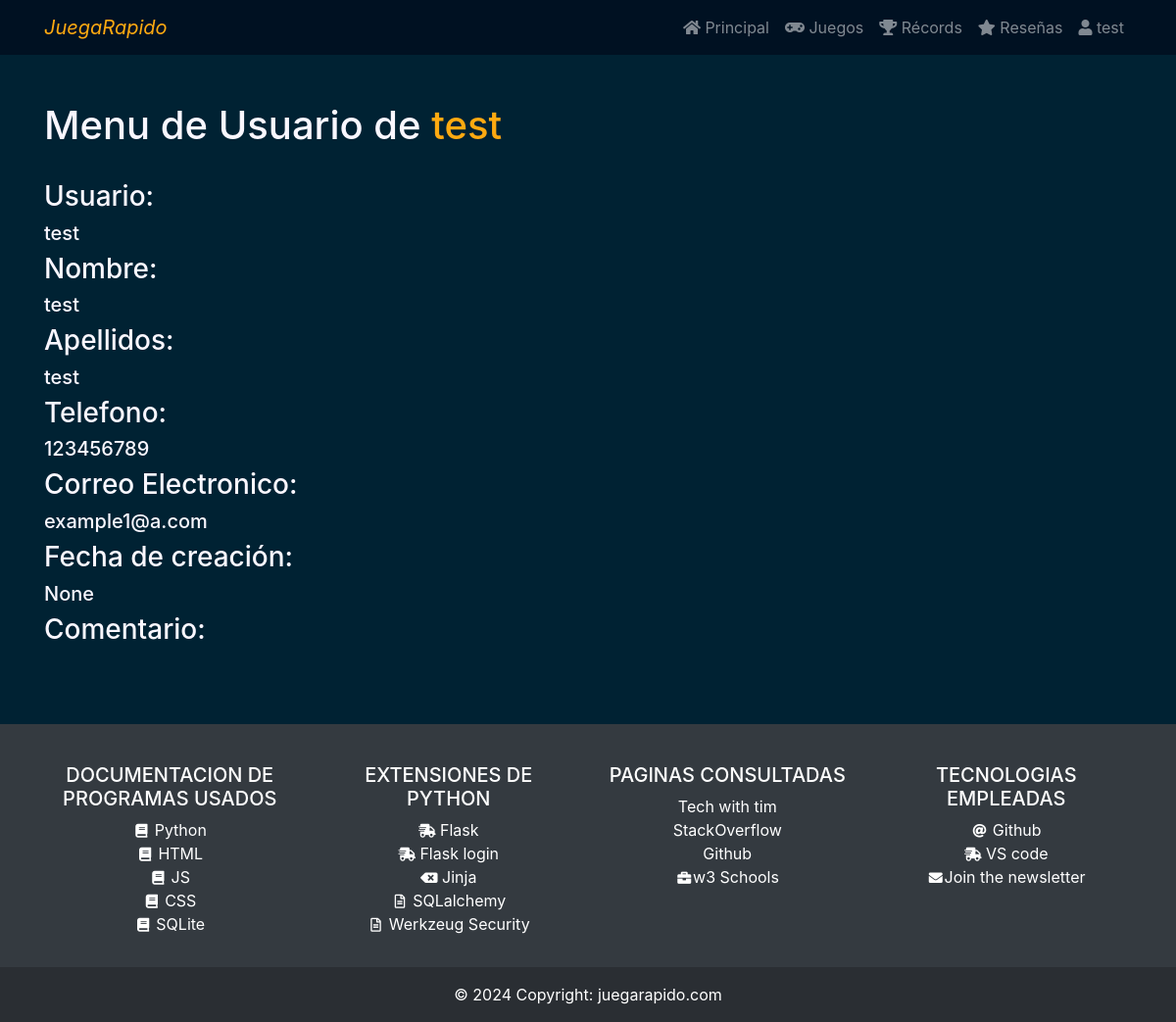
/user (signed in), run on the app's committed database.
### website/models.py (models this page shows)
class Usuarios(db.Model,UserMixin):
    id = db.Column(db.Integer, primary_key=True, unique=True)
    alias = db.Column(db.Text, unique=True)
    nombre = db.Column(db.Text)
    apellidos = db.Column(db.Text)
    telefono = db.Column(db.Text)
    contrasena = db.Column(db.Text)
    email = db.Column(db.Text)
    fecha_creacion = db.Column(db.Text)
    fecha_alta = db.Column(db.Text)
    comentario = db.Column(db.Text)
    id_tipo = db.Column(db.Integer, db.ForeignKey('tipos_usuarios.id'))
    alta = db.Column(db.Integer, db.ForeignKey('validado.id'))

### website/auth.py (the view)
@auth.route('/user',methods=['GET', 'POST'])
def user():
    return render_template('usuario.html')

### website/__init__.py (called while the page is built)
def create_app():
    from .views import views
    from .auth import auth
    app = Flask(__name__)
    app.config['SECRET_KEY'] = 'hjshjhdjah kjshkjdhjs'
    app.config['SQLALCHEMY_DATABASE_URI'] = f'sqlite:///{DB_NAME}'
    db.init_app(app)
    from .views import views
    from .auth import auth
    app.register_blueprint(views, url_prefix='/')
    app.register_blueprint(auth, url_prefix='/')
    from .models import Usuarios
    with app.app_context():
        db.create_all()
        initialize_database()
    login_manager = LoginManager()
    login_manager.login_view = 'auth.login'
    login_manager.init_app(app)
    @login_manager.user_loader
    def load_user(id):
        return Usuarios.query.get(int(id))
    return app

### website/templates/usuario.html (shortened to what this page needs)
{% extends 'base.html'%}
{%block content%}
<h1>Menu de Usuario de <orange>{{current_user.alias}}</orange></h1><br>
<h3>Usuario: </h3>
<h5>{{current_user.alias}}</h5>
<h3>Nombre: </h3>
<h5>{{current_user.nombre}}</h5>
<h3>Apellidos: </h3>
<h5>{{current_user.apellidos}}</h5>
<h3>Telefono: </h3>
<h5>{{current_user.telefono}}</h5>
<h3>Correo Electronico: </h3>
<h5>{{current_user.email}}</h5>
<h3>Fecha de creación: </h3>
<h5>{{current_user.fecha_creacion}}</h5>
<h3>Comentario: </h3>
{%endblock%}

### website/templates/base.html (shortened to what this page needs)
<!DOCTYPE html>
<html lang="en">
<head>
    <link rel="stylesheet" href="https://stackpath.bootstrapcdn.com/bootstrap/4.5.2/css/bootstrap.min.css">
    <link rel="stylesheet" href="https://cdnjs.cloudflare.com/ajax/libs/font-awesome/5.15.4/css/all.min.css">
    <link rel="stylesheet" href="{{ url_for('static', filename='style/main.css') }}">
</head>
<body>
    <nav class="navbar navbar-expand-lg navbar-dark">
        <div class="container">
            <a class="navbar-brand" href="/"><i>
                    <orange>JuegaRapido</orange>
                </i></a>
            <div class="collapse navbar-collapse" id="navbarNav">
                <ul class="navbar-nav ml-auto">
                    {%block navitems%}
                    <li class="nav-item"><a class="nav-link" href="/"><i class="fas fa-home"></i> Principal</a></li>
                    <li class="nav-item"><a class="nav-link" href="/juegos"><i class="fas fa-gamepad"></i> Juegos</a>
                    </li>
                    <li class="nav-item"><a class="nav-link" href="/puntuaciones"><i class="fas fa-trophy"></i>
                            Récords</a></li>
                    <li class="nav-item"><a class="nav-link" href="/resenas"><i class="fas fa-star"></i> Reseñas</a>
                    </li>
                    {% if current_user.alias == NULL %}
                    <li class="nav-item"><a class="nav-link" href="/signup"><i class="fas fa-user-plus"></i> Crear
                            Usuario</a></li>
                    <li class="nav-item"><a class="nav-link" href="/login"><i class="fas fa-sign-in-alt"></i> Iniciar
                            Sesion</a></li>
                    {% elif current_user.alias != NULL%}
                    <li class="nav-item dropdown">
                        <a class="nav-link" href="/user"><i class="fas fa-user"></i>{{(' '+current_user.alias)}} </a>
                    </li>
                    {% else %}
                    <li class="nav-item"><a class="nav-link" href="/signup">mknew</a></li>
                    <li class="nav-item"><a class="nav-link" href="/login">lgin</a></li>
                    {% endif %}
                    {%endblock%}
                </ul>
            </div>
        </div>
    </nav>
    <div class="container mt-5">
        <div class="row">
            <div class="col">
                {%block content%}{%endblock%}
            </div>
        </div>
    </div>
    {% block footer%}
    <footer class="bg-dark text-center text-lg-start text-white">
        <div class="container p-3">
            <div class="row mt-4">
                <div class="col-lg-3 col-md-6 mb-4 mb-md-0">
                    <h5 class="text-uppercase">Documentacion de Programas usados</h5>
                    <ul class="list-unstyled mb-0">
                        <li><a href="#!" class="text-white"><i class="fas fa-book fa-fw fa-sm me-2"></i> Python</a></li>
                        <li><a href="#!" class="text-white"><i class="fas fa-book fa-fw fa-sm me-2"></i> HTML</a></li>
                        <li><a href="#!" class="text-white"><i class="fas fa-book fa-fw fa-sm me-2"></i> JS</a></li>
                        <li><a href="#!" class="text-white"><i class="fas fa-book fa-fw fa-sm me-2"></i> CSS</a></li>
                        <li><a href="#!" class="text-white"><i class="fas fa-book fa-fw fa-sm me-2"></i> SQLite</a></li>
                    </ul>
                </div>
                <div class="col-lg-3 col-md-6 mb-4 mb-md-0">
                    <h5 class="text-uppercase">Extensiones de python</h5>
                    <ul class="list-unstyled">
                        <li><a href="#!" class="text-white"><i class="fas fa-shipping-fast fa-fw fa-sm me-2"></i> Flask</a></li>
                        <li><a href="#!" class="text-white"><i class="fas fa-shipping-fast fa-fw fa-sm me-2"></i> Flask login</a></li>
                        <li><a href="#!" class="text-white"><i class="fas fa-backspace fa-fw fa-sm me-2"></i> Jinja</a></li>
                        <li><a href="#!" class="text-white"><i class="far fa-file-alt fa-fw fa-sm me-2"></i> SQLalchemy</a></li>
                        <li><a href="#!" class="text-white"><i class="far fa-file-alt fa-fw fa-sm me-2"></i> Werkzeug Security</a></li>
                    </ul>
                </div>
                <div class="col-lg-3 col-md-6 mb-4 mb-md-0">
                    <h5 class="text-uppercase">Paginas consultadas</h5>
                    <ul class="list-unstyled">
                        <li><a href="#!" class="text-white">Tech with tim</a></li>
                        <li><a href="#!" class="text-white">StackOverflow</a></li>
                        <li><a href="#!" class="text-white">Github</a></li>
                        <li><a href="#!" class="text-white"><i class="fas fa-briefcase fa-fw fa-sm me-2"></i>w3 Schools</a></li>
                    </ul>
                </div>
                <div class="col-lg-3 col-md-6 mb-4 mb-md-0">
                    <h5 class="text-uppercase">Tecnologias empleadas</h5>
                    <ul class="list-unstyled">
                        <li><a href="#!" class="text-white"><i class="fas fa-at fa-fw fa-sm me-2"></i> Github</a></li>
                        <li><a href="#!" class="text-white"><i class="fas fa-shipping-fast fa-fw fa-sm me-2"></i> VS code</a></li>
                        <li><a href="#!" class="text-white"><i class="fas fa-envelope fa-fw fa-sm me-2"></i>Join the newsletter</a></li>
                    </ul>
                </div>
            </div>
        </div>
        <div class="text-center p-3" style="background-color: rgba(0, 0, 0, 0.2)">
            © 2024 Copyright:
            <a class="text-white" href="https://eelslap.com/"> juegarapido.com</a>
        </div>
    </footer>
    {%endblock%}
</body>
</html>

### website/static/style/main.css (style rules this page uses)
:root { --main-dark: #012; --second-dark: #023; --main-light: #f9f7ff; --second-light: #e9e7ff; --orange: #fa1; scroll-behavior: smooth; }
body { background-color: var(--second-dark); color: var(--main-light); display: flex; flex-direction: column; min-height: 100vh; margin: 0; }
nav { background-color: var(--main-dark); }
orange { color: var(--orange) }
.nav-link { color: var(--second-light); }
footer { width: 100%; margin-top: 6vw; background-color: rgba(0, 0, 0, 0.2); text-align: center; }

### data on the page
Usuarios: alias "test", nombre "test", apellidos "test", telefono "123456789", email "example1@a.com", fecha_creacion "None"
